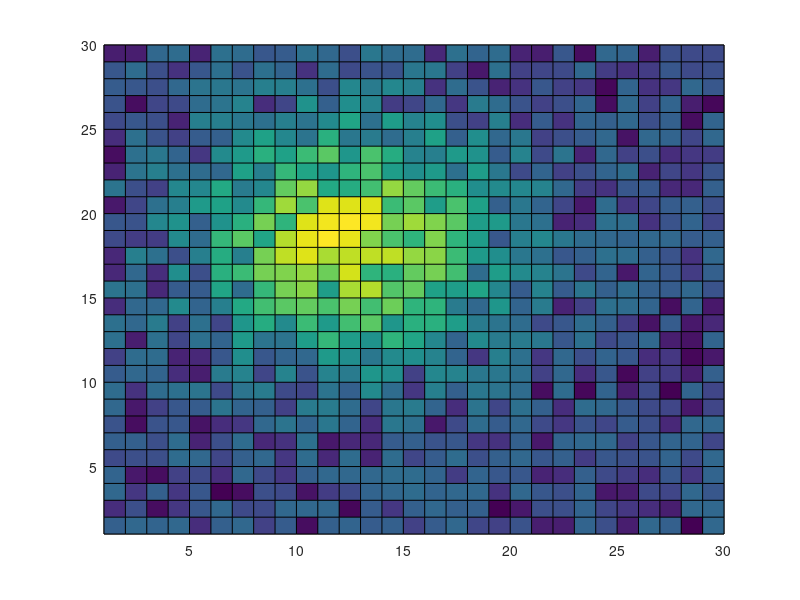
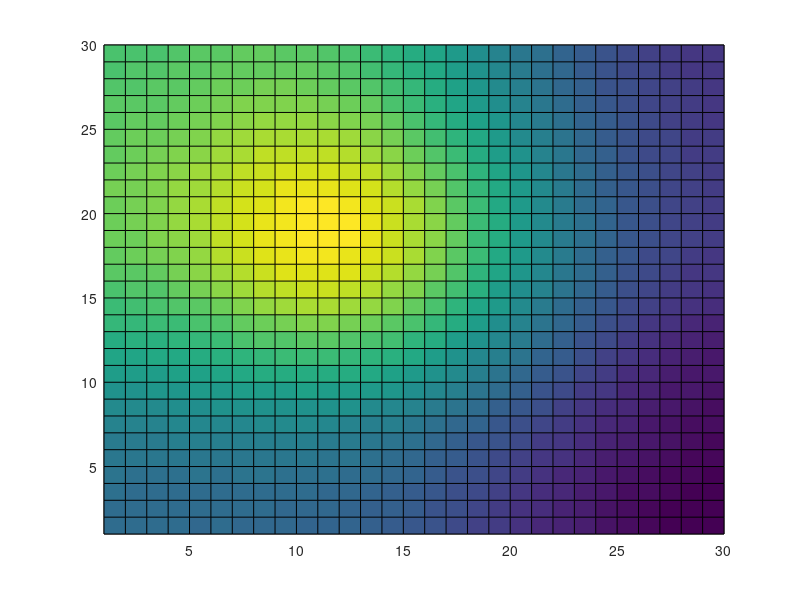

Here is the MATLAB script that generated these plots, in order:
% code to examine phase synchrony

N = 30; % size of grid
Nsq=N^2;
Xcent = 12; 
Ycent = 18; % center of the grid
scale = 50;
amp = 0.3;

[X,Y]= meshgrid(1:N,1:N);
rad= (X-Xcent).^2+(Y-Ycent).^2;
P = rand(N,N);
Pf =  2.*P.*(1-P);

smth=exp(-rad/scale)+Pf;
figure(1)
mxsm = max(max(smth));
smth=smth/mxsm;
pcolor(smth)
 

%create the Nsq x Nsq coupling matrix

offdiag = [ones(N-1,1)]; % off-diagonal 
for j = 1:N-1
offdiag = [offdiag;0;ones(N-1,1)];
end
A=diag(offdiag,1)+diag(offdiag,-1)+diag(ones(N*(N-1),1),N)+diag(ones(N*(N-1),1),-N);
Ad = sum(A);
A=A-diag(Ad);

% create the rhs
rhs=reshape(smth,Nsq,1);

%project out the adjoint nullspace
srhs=sum(rhs);
rhs = rhs-ones(Nsq,1)*srhs/Nsq;

% replace last row of A by ones
A(Nsq,:)=ones(1,Nsq);
rhs(Nsq) = 1;

phase=A\rhs;
nphase = -reshape(phase,N,N);
figure(2)
pcolor(nphase)
 




   

